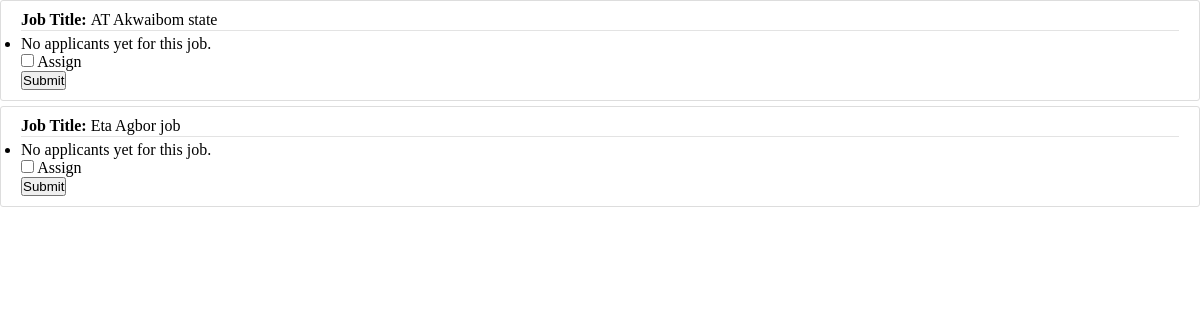
Page /clients/dashboard/applicants (signed in) on the earlier database version.
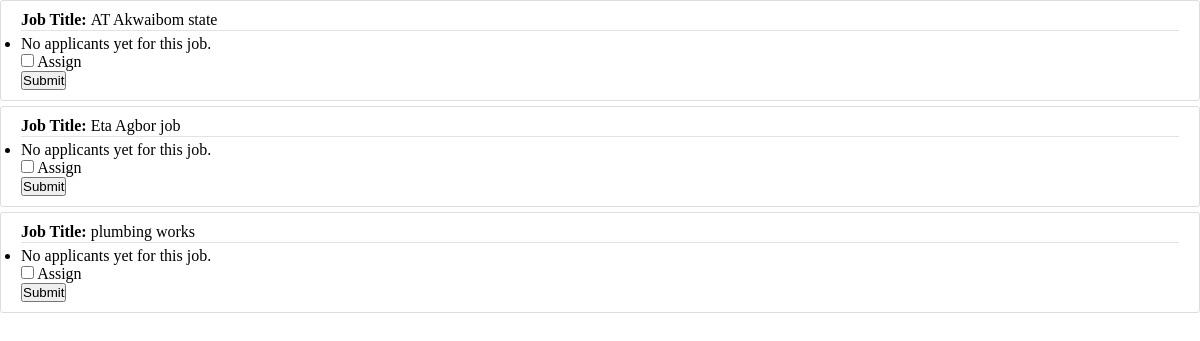
Same page on the later database version.
### model/base.py (models this page shows, shortened)
class Job(Base):
    __tablename__ = 'jobs'
    id = Column(Integer, primary_key=True)
    job_title = Column(String(50), nullable=False)
    job_description = Column(String(100), nullable=False)
    completed = Column(Boolean, default=False)
    content = Column(String(1000), nullable=False)
    date_posted = Column(DateTime, nullable=False, default=datetime.utcnow)
    location = Column(String(100), nullable=False)
    client_id = Column(Integer, ForeignKey('clients.id'))

### model/clients/routes.py (the view, shortened to what this page needs)
@client_s.route("/dashboard/applicants", methods=['GET', 'POST'], strict_slashes=False)
@login_required
def view_applicants():
    current_user_jobs = Job.query.filter_by(client_id=current_user.id).all()
    job_applicants = {}
    for job in current_user_jobs:
        applicants = (
            db.session.query(Plumber)
            .join(JobPlumber, JobPlumber.plumber_id == Plumber.id)
            .filter(JobPlumber.job_id == job.id)
            .all()
        )
        job_applicants[job.id] = applicants
    return render_template(
        'applicant.html',
        title='View Applicants',
        job_applicants=job_applicants,
        current_user_jobs=current_user_jobs
    )

### model/clients/routes.py (called while the page is built)
@login_manager.user_loader
def load_user(user_id):
    try:
        client = Client.query.get(user_id)
        return client
    except:
        return None

### model/clients/templates/applicant.html (shortened to what this page needs)
<link rel="stylesheet" type="text/css" href="{{ url_for('client_s.static', filename='main.css') }}">
{% for job in current_user_jobs %}
<article class="media content-section">
  <div class="media-body">
    <div class="article-metadata">
      <div class="text-text-muted"><strong>Job Title: </strong>{{ job.job_title }}</div>
    </div>
    <ul>
      {% if not job_applicants.get(job.id) %}
        <li>No applicants yet for this job.</li>
      {% endif %}
    </ul>
    <form action="{{ url_for('client_s.view_applicants', job_id=job.id) }}" method="POST">
      <div class="form-check form-switch">
        <input class="form-check-input" type="checkbox" name="assigned_plumber" id="assign_job_{{ job.id }}">
        <label class="form-check-label" for="assign_job_{{ job.id }}">Assign</label>
      </div>
      <button type="submit" class="btn btn-primary mt-2">Submit</button>
    </form>
  </div>
</article>
{% endfor %}

Differences in the rows shown:
added Job: job_title "plumbing works", shows "No applicants yet for this job."
